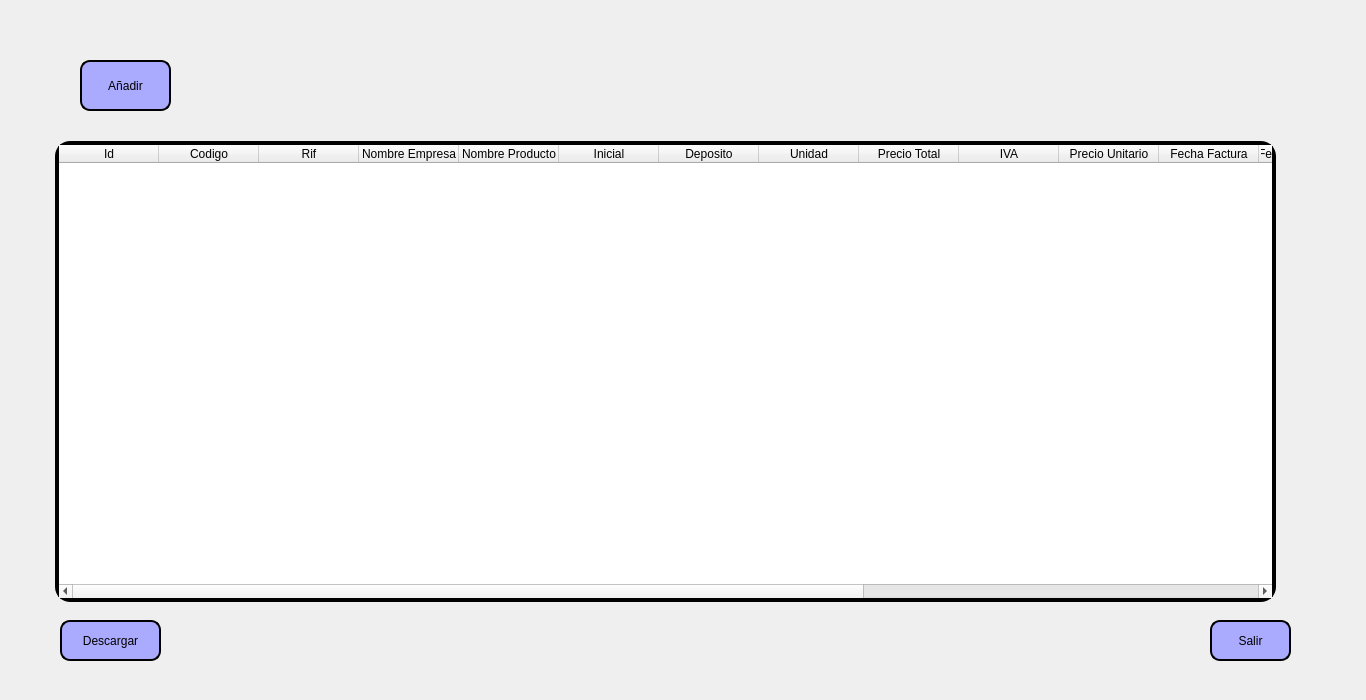
<?xml version="1.0" encoding="UTF-8"?>
<ui version="4.0">
 <class>Inventario</class>
 <widget class="QMainWindow" name="Inventario">
  <property name="geometry">
   <rect>
    <x>0</x>
    <y>0</y>
    <width>1366</width>
    <height>700</height>
   </rect>
  </property>
  <property name="windowTitle">
   <string>MainWindow</string>
  </property>
  <property name="styleSheet">
   <string notr="true">font: 87 12pt &quot;Arial Black&quot;;</string>
  </property>
  <widget class="QWidget" name="centralwidget">
   <widget class="QLabel" name="label">
    <property name="geometry">
     <rect>
      <x>-4</x>
      <y>-8</y>
      <width>1371</width>
      <height>711</height>
     </rect>
    </property>
    <property name="text">
     <string/>
    </property>
    <property name="pixmap">
     <pixmap>Imagenes/Fondo.jpg</pixmap>
    </property>
    <property name="scaledContents">
     <bool>true</bool>
    </property>
   </widget>
   <widget class="QPushButton" name="Download">
    <property name="geometry">
     <rect>
      <x>60</x>
      <y>620</y>
      <width>101</width>
      <height>41</height>
     </rect>
    </property>
    <property name="styleSheet">
     <string notr="true">QPushButton {
	background-color: rgb(170, 170, 255);
	border: 2px solid rgb(0,0,0);
	border-radius: 10px;
}</string>
    </property>
    <property name="text">
     <string>Descargar</string>
    </property>
   </widget>
   <widget class="QPushButton" name="AddEdit">
    <property name="geometry">
     <rect>
      <x>80</x>
      <y>60</y>
      <width>91</width>
      <height>51</height>
     </rect>
    </property>
    <property name="styleSheet">
     <string notr="true">QPushButton {
	background-color: rgb(170, 170, 255);
	border: 2px solid rgb(0,0,0);
	border-radius: 10px;
}</string>
    </property>
    <property name="text">
     <string>Añadir</string>
    </property>
   </widget>
   <widget class="QTableWidget" name="tableWidget">
    <property name="geometry">
     <rect>
      <x>55</x>
      <y>141</y>
      <width>1221</width>
      <height>461</height>
     </rect>
    </property>
    <property name="styleSheet">
     <string notr="true">QTableView{
	border: 4px solid rgb(0,0,0);
	border-radius: 15px;
	background-color: rgb(255, 255, 255);
}</string>
    </property>
    <column>
     <property name="text">
      <string>Id</string>
     </property>
    </column>
    <column>
     <property name="text">
      <string>Codigo</string>
     </property>
    </column>
    <column>
     <property name="text">
      <string>Rif</string>
     </property>
    </column>
    <column>
     <property name="text">
      <string>Nombre Empresa</string>
     </property>
    </column>
    <column>
     <property name="text">
      <string>Nombre Producto</string>
     </property>
    </column>
    <column>
     <property name="text">
      <string>Inicial</string>
     </property>
    </column>
    <column>
     <property name="text">
      <string>Deposito</string>
     </property>
    </column>
    <column>
     <property name="text">
      <string>Unidad</string>
     </property>
    </column>
    <column>
     <property name="text">
      <string>Precio Total</string>
     </property>
    </column>
    <column>
     <property name="text">
      <string>IVA</string>
     </property>
    </column>
    <column>
     <property name="text">
      <string>Precio Unitario</string>
     </property>
    </column>
    <column>
     <property name="text">
      <string>Fecha Factura</string>
     </property>
    </column>
    <column>
     <property name="text">
      <string>Fecha Vencimiento</string>
     </property>
    </column>
    <column>
     <property name="text">
      <string>Ingreso</string>
     </property>
    </column>
    <column>
     <property name="text">
      <string>Total Cantidad</string>
     </property>
    </column>
    <column>
     <property name="text">
      <string>Precio Promedio</string>
     </property>
    </column>
    <column>
     <property name="text">
      <string>No Factura</string>
     </property>
    </column>
    <column>
     <property name="text">
      <string>No Control</string>
     </property>
    </column>
   </widget>
   <widget class="QPushButton" name="Exit">
    <property name="geometry">
     <rect>
      <x>1210</x>
      <y>620</y>
      <width>81</width>
      <height>41</height>
     </rect>
    </property>
    <property name="styleSheet">
     <string notr="true">QPushButton {
	background-color: rgb(170, 170, 255);
	border: 2px solid rgb(0,0,0);
	border-radius: 10px;
}</string>
    </property>
    <property name="text">
     <string>Salir</string>
    </property>
   </widget>
   <widget class="QLabel" name="Logo">
    <property name="geometry">
     <rect>
      <x>1140</x>
      <y>20</y>
      <width>121</width>
      <height>101</height>
     </rect>
    </property>
    <property name="text">
     <string/>
    </property>
    <property name="pixmap">
     <pixmap>Imagenes/photo_5089217924715097417_y.png</pixmap>
    </property>
    <property name="scaledContents">
     <bool>true</bool>
    </property>
   </widget>
  </widget>
 </widget>
 <resources/>
 <connections/>
</ui>
